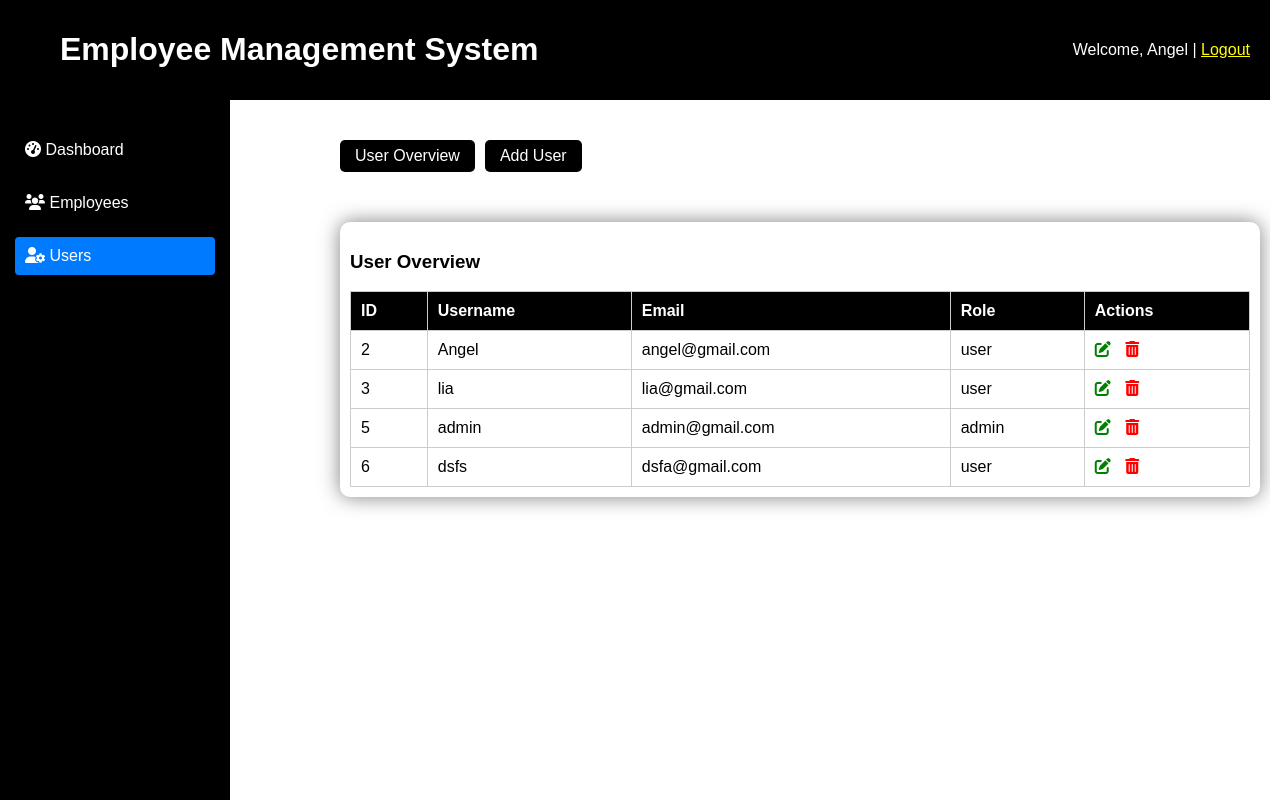
Screenshot of /user_for_admin.php (signed in) with the database file from the repository.
### tables this page shows
CREATE TABLE `users` (
  `id` int(11) NOT NULL,
  `username` varchar(50) NOT NULL,
  `email` varchar(100) NOT NULL,
  `password` varchar(255) NOT NULL,
  `role` enum('user','admin') NOT NULL,
  `created_at` timestamp NOT NULL DEFAULT current_timestamp()
);

### user_for_admin.php (the view, shortened to what this page needs)
<?php
include('config.php');
$result = mysqli_query($conn, "SELECT * FROM users");
?>
<!DOCTYPE html>
<html lang="en">
<head>
    <link rel="stylesheet" href="css_styles.css">
    <link rel="stylesheet" href="https://cdnjs.cloudflare.com/ajax/libs/font-awesome/6.0.0-beta3/css/all.min.css">
</head>
<div>
    <header>
        <h1>Employee Management System</h1>
        <div class="user-info">
            Welcome, <?= htmlspecialchars($_SESSION['username']); ?> | <a href="logout.php" style="color: yellow;">Logout</a>
        </div>
    </header>
    <div class="container">
        <nav>
            <ul>
                <li>
                    <a href="dashboard_admin.php" class="<?= basename($_SERVER['PHP_SELF']) == 'dashboard_admin.php' ? 'active' : ''; ?>">
                        <i class="fas fa-tachometer-alt"></i> Dashboard
                    </a>
                </li>
                <li>
                    <a href="admin_index.php" class="<?= basename($_SERVER['PHP_SELF']) == 'admin_index.php' ? 'active' : ''; ?>">
                        <i class="fas fa-users"></i> Employees
                    </a>
                </li>
                <li>
                    <a href="user_for_admin.php" class="<?= basename($_SERVER['PHP_SELF']) == 'user_for_admin.php' ? 'active' : ''; ?>">
                        <i class="fas fa-user-cog"></i> Users
                    </a>
                </li>
            </ul>
        </nav>
        <div class="dashboard-content">
            <div class="button-group">
                <button id="show-user-overview" class="nav-link">User Overview</button>
                <button id="show-add-user" class="nav-link">Add User</button>
            </div>
            <div id="user-overview" class="hidden">
            <div class="container1">
                <h3>User Overview</h3>
                <table class="table">
                    <thead>
                        <tr>
                            <th>ID</th>
                            <th>Username</th>
                            <th>Email</th>
                            <th>Role</th>
                            <th>Actions</th>
                        </tr>
                    </thead>
                    <tbody>
                        <?php while ($row = mysqli_fetch_assoc($result)) { ?>
                            <tr>
                                <td><?= htmlspecialchars($row['id']); ?></td>
                                <td><?= htmlspecialchars($row['username']); ?></td>
                                <td><?= htmlspecialchars($row['email']); ?></td>
                                <td><?= htmlspecialchars($row['role']); ?></td>
                                <td class="icon-center">
                                    <a href="admin_user_edit.php?id=<?= $row['id']; ?>" title="Edit">
                                        <i class="fas fa-edit" style="color: green;"></i>
                                    </a>
                                    <a href="users_delete.php?id=<?= $row['id']; ?>" onclick="return confirm('Are you sure?')" title="Delete">
                                        <i class="fas fa-trash-alt" style="color: red;"></i>
                                    </a>
                                </td>
                            </tr>
                        <?php } ?>
                    </tbody>
                </table>
            </div>
            </div>
    </div>
                </div>
</body>
</html>

### css_styles.css (style rules this page uses)
.container { display: flex; }
nav { margin-bottom: 20px; width: 200px; background-color: #f4f4f4; padding: 15px; }
nav ul { list-style: none; padding: 0; }
nav ul li { margin-bottom: 15px; }
nav ul li a { text-decoration: none; color: #333; }
.dashboard-content { flex-grow: 1; padding: 20px; }
h1 { color: #333; }
table { width: 70%; border-collapse: collapse; }
table, th, td { border: 1px solid #ccc; }
th, td { padding: 10px; text-align: left; }

### user_for_admin.php (style rules this page uses)
.button-group { display: flex; margin-bottom: 20px; }
.button-group button { background-color: black; color: white; padding: 7px 15px; margin-right: 10px; border: none; border-radius: 5px; cursor: pointer; font-size: 16px; transition: background-color 0.3s ease, color 0.3s ease; }
.container1 { width: 200%; max-width: 900px; background-color: white; border-radius: 10px; box-shadow: 0 0 20px rgba(0, 0, 0, 0.5); padding: 10px; display: flex; flex-direction: column; justify-content: flex-start; align-items: stretch; margin: 50px auto 0; margin-right: 70px; }
header { background-color: black; color: white; padding: 10px 20px; display: flex; justify-content: space-between; align-items: center; }
h1 { color: white; margin-left: 40px; }
nav { width: 200px; background-color: black; padding: 15px; position: fixed; height: 100%; }
nav ul { list-style: none; padding: 0; }
nav ul li { margin-bottom: 15px; }
nav ul li a { text-decoration: none; color: white; padding: 10px; display: block; border-radius: 4px; }
nav ul li a.active { background-color: #007BFF; }
.dashboard-content { flex-grow: 1; padding: 40px; margin-left: 300px; margin-bottom: 90px; }
thead { background-color: black; }
th { color: white; text-align: left; }
table { width: 100%; }
table, th, td { border: 1px solid #ccc; }
th, td { padding: 10px; text-align: left; }
td a { color: green; margin-right: 10px; text-decoration: none; display: center; }

### rows the page displays
users: id "2", username "Angel", email "angel@gmail.com", role "user"
users: id "3", username "lia", email "lia@gmail.com", role "user"
users: id "5", username "admin", email "admin@gmail.com", role "admin"
users: id "6", username "dsfs", email "dsfa@gmail.com", role "user"

### other values shown
$_SESSION['username'] "Angel"
